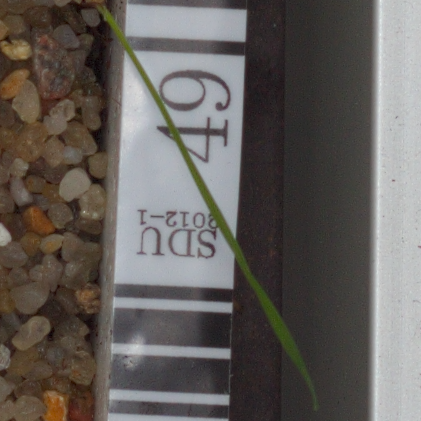
#> input picture dataset-for-task1/dataset-for-task1/train/Black-grass/azflnlrqyb.png, 421 x 421 px; its folder holds only this picture in this run
$ python main.py   (older library calls are emulated)
#> lines starting #> are read from the running program, lines starting #| are printed output that depends on the picture; after the words box and inside, x2 and y2 are one past the last pixel; in counts of white or black regions, pixels touching at a corner belong together
#> in load_train_data, img is the input picture: shape (421, 421, 3); mean B, G, R 91.6, 95.4, 100.4
import os
import cv2
import numpy as np
import pandas as pd
import warnings

# --- 机器学习模型 ---
from sklearn.ensemble import RandomForestClassifier, GradientBoostingClassifier, VotingClassifier
from sklearn.svm import SVC
from sklearn.model_selection import GridSearchCV, StratifiedKFold
from sklearn.preprocessing import LabelEncoder, StandardScaler
from sklearn.metrics import classification_report, accuracy_score

# --- 特征工程库 ---
from skimage.feature import hog, local_binary_pattern, graycomatrix, graycoprops

warnings.filterwarnings('ignore')

# ==========================================
# 1. 自动路径配置
# ==========================================
CURRENT_DIR = os.path.dirname(os.path.abspath(__file__))

CONFIG = {
    'TRAIN_DIR': os.path.join(CURRENT_DIR, 'train'),
    'TEST_DIR':  os.path.join(CURRENT_DIR, 'test'),
    'TEMPLATE_CSV': os.path.join(CURRENT_DIR, 'submission-for-task1.csv'),
    'OUTPUT_FILE': os.path.join(CURRENT_DIR, 'submission_final_enhanced.csv'),

    'IMG_SIZE': 128,  # 保持图片尺寸
    'SEED': 42
}

# ==========================================
# 2. 图像预处理：背景去除 (关键步骤!)
# ==========================================
def remove_background(img):
    """
    使用 HSV 颜色空间提取绿色植物，去除土壤和石头背景。
    这一步能大幅提高特征的纯度。
    """
    hsv = cv2.cvtColor(img, cv2.COLOR_BGR2HSV)

    # 绿色的 HSV 范围 (根据经验调整)
    lower_green = np.array([25, 40, 40])
    upper_green = np.array([85, 255, 255])

    # 创建掩膜
    mask = cv2.inRange(hsv, lower_green, upper_green)

    # 对掩膜进行形态学操作，填补孔洞
    kernel = cv2.getStructuringElement(cv2.MORPH_ELLIPSE, (3, 3))
    mask = cv2.morphologyEx(mask, cv2.MORPH_CLOSE, kernel)

    # 应用掩膜，背景变黑
    result = cv2.bitwise_and(img, img, mask=mask)
    return result

def preprocess_image(img):
    if img is None: return None
    img = cv2.resize(img, (CONFIG['IMG_SIZE'], CONFIG['IMG_SIZE']))
    # 先去噪
    img = cv2.GaussianBlur(img, (5, 5), 0)
    # 再去背景
    img = remove_background(img)
    return img

# ==========================================
# 3. 高级特征工程 (HOG + Color + LBP + GLCM)
# ==========================================

def extract_hog_features(gray_img):
    """特征 1: HOG (形状/边缘)"""
    return hog(gray_img, orientations=9, pixels_per_cell=(16, 16),
               cells_per_block=(2, 2), transform_sqrt=True, block_norm="L2-Hys", feature_vector=True)

def extract_color_histogram(hsv_img):
    """特征 2: HSV 颜色直方图 (色彩分布)"""
    hist = cv2.calcHist([hsv_img], [0, 1, 2], None, (8, 8, 8), [0, 180, 0, 256, 0, 256])
    cv2.normalize(hist, hist)
    return hist.flatten()

def extract_lbp_features(gray_img):
    """特征 3: LBP (局部二值模式 - 纹理特征)"""
    radius = 3
    n_points = 8 * radius
    lbp = local_binary_pattern(gray_img, n_points, radius, method='uniform')
    (hist, _) = np.histogram(lbp.ravel(), bins=np.arange(0, n_points + 3), range=(0, n_points + 2))

    # 归一化
    hist = hist.astype("float")
    hist /= (hist.sum() + 1e-7)
    return hist

def extract_glcm_features(gray_img):
    """特征 4: GLCM (灰度共生矩阵 - 统计纹理)"""
    # 计算共生矩阵，距离=1，角度=0, 45, 90, 135
    glcm = graycomatrix(gray_img, distances=[1], angles=[0, np.pi/4, np.pi/2, 3*np.pi/4],
                        levels=256, symmetric=True, normed=True)

    # 提取统计量: 对比度, 差异性, 同质性, 能量, 相关性
    contrast = graycoprops(glcm, 'contrast').mean()
    dissimilarity = graycoprops(glcm, 'dissimilarity').mean()
    homogeneity = graycoprops(glcm, 'homogeneity').mean()
    energy = graycoprops(glcm, 'energy').mean()
    correlation = graycoprops(glcm, 'correlation').mean()

    return np.array([contrast, dissimilarity, homogeneity, energy, correlation])

def get_combined_features(img):
    """融合所有特征"""
    # 转换为灰度图和HSV图
    gray = cv2.cvtColor(img, cv2.COLOR_BGR2GRAY)
    hsv = cv2.cvtColor(img, cv2.COLOR_BGR2HSV)

    f_hog = extract_hog_features(gray)
    f_color = extract_color_histogram(hsv)
    f_lbp = extract_lbp_features(gray)
    f_glcm = extract_glcm_features(gray)

    # 拼接所有向量
    return np.hstack([f_hog, f_color, f_lbp, f_glcm])

# ==========================================
# 4. 数据加载
# ==========================================
def load_train_data(train_dir):
    print(f"[-] 正在加载训练数据 (启用去背景+增强): {train_dir}")
    if not os.path.exists(train_dir):
        raise FileNotFoundError(f"找不到: {train_dir}")

    X, y = [], []
    classes = [d for d in os.listdir(train_dir) if os.path.isdir(os.path.join(train_dir, d))]

    for cls in classes:
        cls_path = os.path.join(train_dir, cls)
        for fname in os.listdir(cls_path):
            if not fname.lower().endswith(('.png', '.jpg')): continue

            img = cv2.imread(os.path.join(cls_path, fname))
            if img is None: continue

            img_processed = preprocess_image(img)
#> in remove_background, `hsv = cv2.cvtColor(img, cv2.COLOR_BGR2HSV)`: hsv: shape (128, 128, 3); mean H, S, V 63.2, 40.9, 102.3
#> in remove_background, `mask = cv2.inRange(hsv, lower_green, upper_green)`:
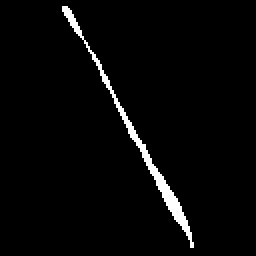
#> mask: shape (128, 128) (shown 2 times larger); 2.7% white; 1 white region, box (x1, y1, x2, y2) and area: (31, 3, 97, 124) 442
#> in remove_background, `mask = cv2.morphologyEx(mask, cv2.MORPH_CLOSE, kernel)`: mask: shape (128, 128); 2.7% white; 1 white region, box (x1, y1, x2, y2) and area: (31, 3, 97, 124) 443
#> in remove_background, `result = cv2.bitwise_and(img, img, mask=mask)`:
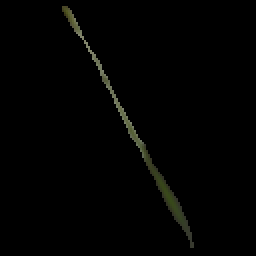
#> result: shape (128, 128, 3) (shown 2 times larger); mean of channels 0, 1, 2 1.5, 2.2, 2.1; drawn as B, G, R

            # --- 多重数据增强 (扩充到 4 倍) ---
            # 1. 原图
            X.append(get_combined_features(img_processed))
#> in get_combined_features, `hsv = cv2.cvtColor(img, cv2.COLOR_BGR2HSV)`: hsv: shape (128, 128, 3); mean H, S, V 1, 2.4, 2.2
#> in get_combined_features, `f_hog = extract_hog_features(gray)`: f_hog = 1764 values, max 1 at index 549, min 0 at index 0, mean 0.0305
#> in get_combined_features, `f_color = extract_color_histogram(hsv)`: f_color = 512 values, max 1 at index 0, min 0 at index 1, mean 0.00201
#> in extract_lbp_features, `(hist, _) = np.histogram(lbp.ravel(), bins=np.arange(0, n_points + 3),..`: hist = 26 values, max 15941 at index 24, min 0 at index 6, mean 630.2
#> in extract_lbp_features, `hist /= (hist.sum() + 1e-7)`: hist = 26 values, max 0.973 at index 24, min 0 at index 6, mean 0.0385
#> in get_combined_features, `f_lbp = extract_lbp_features(gray)`: f_lbp has the same summary as hist in extract_lbp_features
#> in extract_glcm_features, `contrast = graycoprops(glcm, 'contrast').mean()`: contrast = 110.9
#> in extract_glcm_features, `dissimilarity = graycoprops(glcm, 'dissimilarity').mean()`: dissimilarity = 1.26
#> in extract_glcm_features, `homogeneity = graycoprops(glcm, 'homogeneity').mean()`: homogeneity = 0.97
#> in extract_glcm_features, `energy = graycoprops(glcm, 'energy').mean()`: energy = 0.966
#> in extract_glcm_features, `correlation = graycoprops(glcm, 'correlation').mean()`: correlation = 0.695
#> in get_combined_features, `f_glcm = extract_glcm_features(gray)`: f_glcm = [110.9, 1.26, 0.97, 0.966, 0.695]
            y.append(cls)

            # 2. 水平翻转
            X.append(get_combined_features(cv2.flip(img_processed, 1)))
#> in get_combined_features (call 2), `gray = cv2.cvtColor(img, cv2.COLOR_BGR2GRAY)`:
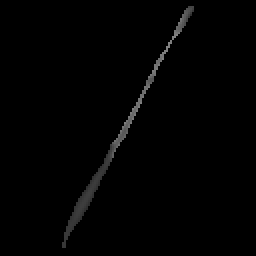
#> gray: shape (128, 128) (shown 2 times larger); min 0, max 133, mean 2.1
#> in get_combined_features (call 2), `hsv = cv2.cvtColor(img, cv2.COLOR_BGR2HSV)`: hsv: shape (128, 128, 3); mean H, S, V 1, 2.4, 2.2
#> in get_combined_features (call 2), `f_hog = extract_hog_features(gray)`: f_hog = 1764 values, max 1 at index 684, min 0 at index 0, mean 0.0296
            y.append(cls)

            # 3. 垂直翻转
            X.append(get_combined_features(cv2.flip(img_processed, 0)))
#> in get_combined_features (call 3), `gray = cv2.cvtColor(img, cv2.COLOR_BGR2GRAY)`:
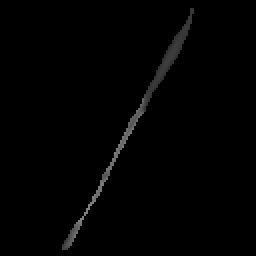
#> gray: shape (128, 128) (shown 2 times larger); min 0, max 133, mean 2.1
#> in get_combined_features (call 3), `hsv = cv2.cvtColor(img, cv2.COLOR_BGR2HSV)`: hsv: shape (128, 128, 3); mean H, S, V 1, 2.4, 2.2
#> in get_combined_features (call 3), `f_hog = extract_hog_features(gray)`: f_hog = 1764 values, max 1 at index 1071, min 0 at index 0, mean 0.0296
#> in extract_lbp_features (call 3), `lbp = local_binary_pattern(gray_img, n_points, radius, method='uniform')`:
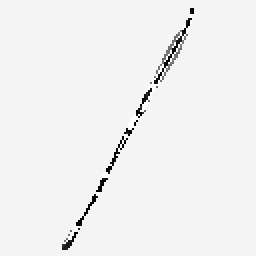
#> lbp: shape (128, 128) float64 (shown 2 times larger); min 0, max 25, mean 23.7; drawn with min black and max white
#> in extract_lbp_features (call 3), `(hist, _) = np.histogram(lbp.ravel(), bins=np.arange(0, n_points + 3),..`: hist = 26 values, max 15941 at index 24, min 0 at index 6, mean 630.2
#> in extract_lbp_features (call 3), `hist /= (hist.sum() + 1e-7)`: hist = 26 values, max 0.973 at index 24, min 0 at index 6, mean 0.0385
            y.append(cls)

            # 4. 旋转 90度 (可选，这里加上增加鲁棒性)
            X.append(get_combined_features(cv2.rotate(img_processed, cv2.ROTATE_90_CLOCKWISE)))
#> in get_combined_features (call 4), `gray = cv2.cvtColor(img, cv2.COLOR_BGR2GRAY)`:
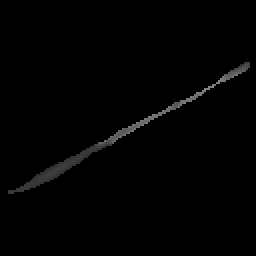
#> gray: shape (128, 128) (shown 2 times larger); min 0, max 133, mean 2.1
#> in get_combined_features (call 4), `hsv = cv2.cvtColor(img, cv2.COLOR_BGR2HSV)`: hsv: shape (128, 128, 3); mean H, S, V 1, 2.4, 2.2
#> in get_combined_features (call 4), `f_hog = extract_hog_features(gray)`: f_hog = 1764 values, max 1 at index 427, min 0 at index 0, mean 0.0271
#> in extract_lbp_features (call 4), `lbp = local_binary_pattern(gray_img, n_points, radius, method='uniform')`:
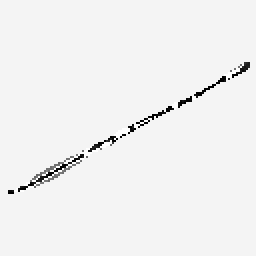
#> lbp: shape (128, 128) float64 (shown 2 times larger); min 0, max 25, mean 23.7; drawn with min black and max white
#> in extract_lbp_features (call 4), `(hist, _) = np.histogram(lbp.ravel(), bins=np.arange(0, n_points + 3),..`: hist = 26 values, max 15941 at index 24, min 0 at index 6, mean 630.2
#> in extract_lbp_features (call 4), `hist /= (hist.sum() + 1e-7)`: hist = 26 values, max 0.973 at index 24, min 0 at index 6, mean 0.0385
            y.append(cls)
#> pass 2 of the loop in load_train_data, `for cls in classes:`:
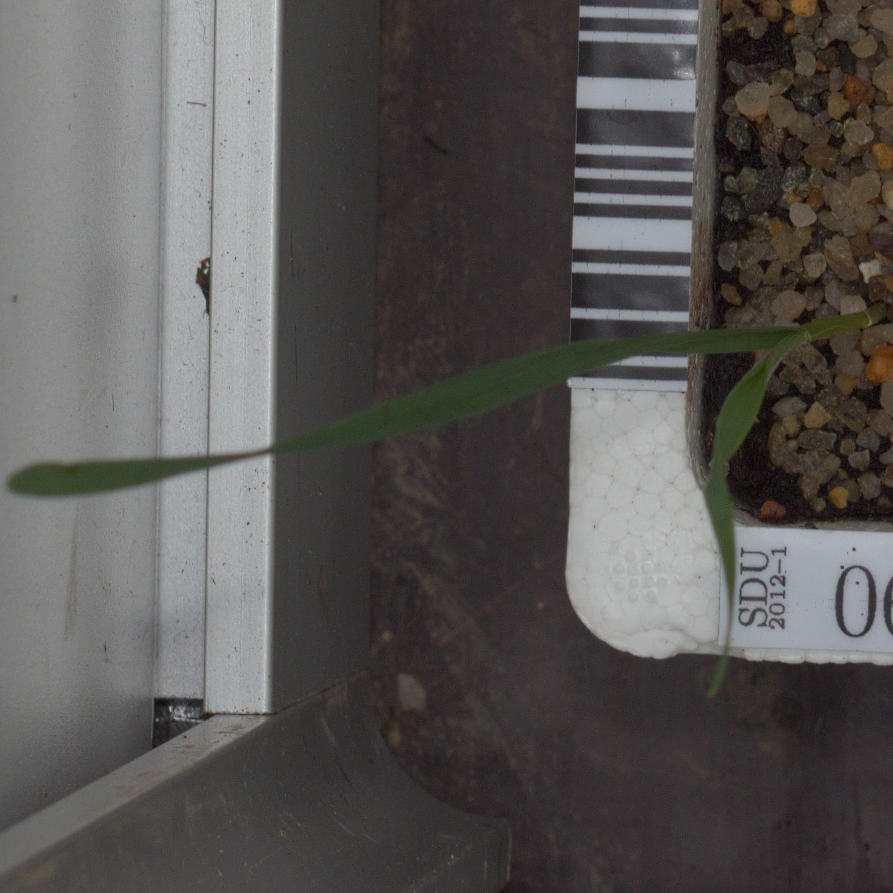
#> input picture dataset-for-task1/dataset-for-task1/train/Common wheat/aceiltdlto.png, 893 x 893 px
#> in load_train_data, img is the input picture: shape (893, 893, 3); mean B, G, R 84.2, 85.6, 88.4
#> in remove_background (call 2), `mask = cv2.inRange(hsv, lower_green, upper_green)`:
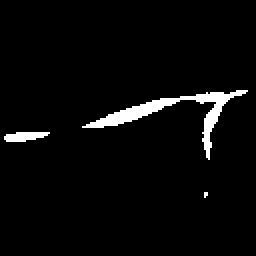
#> mask: shape (128, 128) (shown 2 times larger); 3.5% white; 3 white regions (1 under 20 px), largest, box (x1, y1, x2, y2) and area: (41, 45, 124, 80) 485, (2, 66, 25, 71) 84
#> in extract_lbp_features (call 8), `lbp = local_binary_pattern(gray_img, n_points, radius, method='uniform')`:
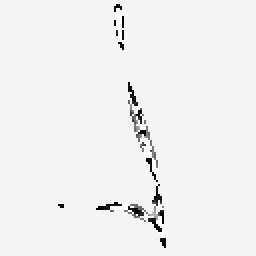
#> lbp: shape (128, 128) float64 (shown 2 times larger); min 0, max 25, mean 23.6; drawn with min black and max white
#> in extract_lbp_features (call 8), `(hist, _) = np.histogram(lbp.ravel(), bins=np.arange(0, n_points + 3),..`: hist = 26 values, max 15808 at index 24, min 0 at index 19, mean 630.2
#> in extract_lbp_features (call 8), `hist /= (hist.sum() + 1e-7)`: hist = 26 values, max 0.965 at index 24, min 0 at index 19, mean 0.0385

    return np.array(X), np.array(y)

# ==========================================
# 5. 主程序：集成模型训练
# ==========================================
def main():
    print("=== 高级植物分类系统 (Voting Ensemble + Advanced Features) ===")

    # 1. 加载数据
    try:
        X, y = load_train_data(CONFIG['TRAIN_DIR'])
        print(f"✓ 数据加载完毕，样本数: {len(X)}")
#| ✓ 数据加载完毕，样本数: 8
    except Exception as e:
        print(f"[错误] {e}"); return

    # 2. 预处理
    le = LabelEncoder()
    y_encoded = le.fit_transform(y)
#> y_encoded = [0, 0, 0, 0, 1, 1, 1, 1]

    scaler = StandardScaler()
    X_scaled = scaler.fit_transform(X)

    # 3. 构建集成模型 (Voting Classifier)
    print("[-] 正在构建集成模型 (SVM + Random Forest + Gradient Boosting)...")

    # 模型 1: SVM (擅长高维特征)
    clf1 = SVC(C=100, kernel='rbf', gamma='scale', probability=True, class_weight='balanced', random_state=CONFIG['SEED'])

    # 模型 2: 随机森林 (擅长抗噪和非线性)
    clf2 = RandomForestClassifier(n_estimators=200, max_depth=None, random_state=CONFIG['SEED'])

    # 模型 3: 梯度提升 (擅长修正错误)
    clf3 = GradientBoostingClassifier(n_estimators=100, learning_rate=0.1, max_depth=3, random_state=CONFIG['SEED'])

    # 软投票 (Soft Voting): 基于概率的加权平均，通常比硬投票效果好
    eclf = VotingClassifier(estimators=[
        ('svm', clf1), ('rf', clf2), ('gb', clf3)
    ], voting='soft')

    print("[-] 开始训练集成模型 (这可能需要几分钟)...")
    # 使用交叉验证看一眼准确率
    # scores = cross_val_score(eclf, X_scaled, y_encoded, cv=3, scoring='f1_macro')
    # print(f"    预估交叉验证 F1 Score: {scores.mean():.4f}")

    eclf.fit(X_scaled, y_encoded)
    print("✓ 训练完成！")

    # 4. 预测
    print("\n[-] 准备预测...")

    # 读取模板
    if not os.path.exists(CONFIG['TEMPLATE_CSV']):
        print(f"[错误] 找不到模板文件: {CONFIG['TEMPLATE_CSV']}")
        return

    template_df = pd.read_csv(CONFIG['TEMPLATE_CSV'])
    id_col, label_col = template_df.columns[0], template_df.columns[1]
    test_files = template_df[id_col].astype(str).tolist()

    print(f"[-] 处理测试集 ({len(test_files)} 张)...")
    X_test = []

    for fname in test_files:
        img_path = os.path.join(CONFIG['TEST_DIR'], fname)
        if not os.path.exists(img_path) and not fname.endswith('.png'): img_path += '.png'

        img = cv2.imread(img_path)
        if img is not None:
            img = preprocess_image(img)
            X_test.append(get_combined_features(img))
        else:
            print(f"  [Warn] 缺失图片: {fname}")
            X_test.append(np.zeros(X.shape[1])) # 占位

    X_test_scaled = scaler.transform(np.array(X_test))

    # 预测并解码
    preds = eclf.predict(X_test_scaled)
    pred_labels = le.inverse_transform(preds)

    # 保存
    submission = pd.DataFrame({id_col: test_files, label_col: pred_labels})
    submission.to_csv(CONFIG['OUTPUT_FILE'], index=False)
    print(f"\n[成功] 增强版结果已保存至: {CONFIG['OUTPUT_FILE']}")

if __name__ == '__main__':
    main()
